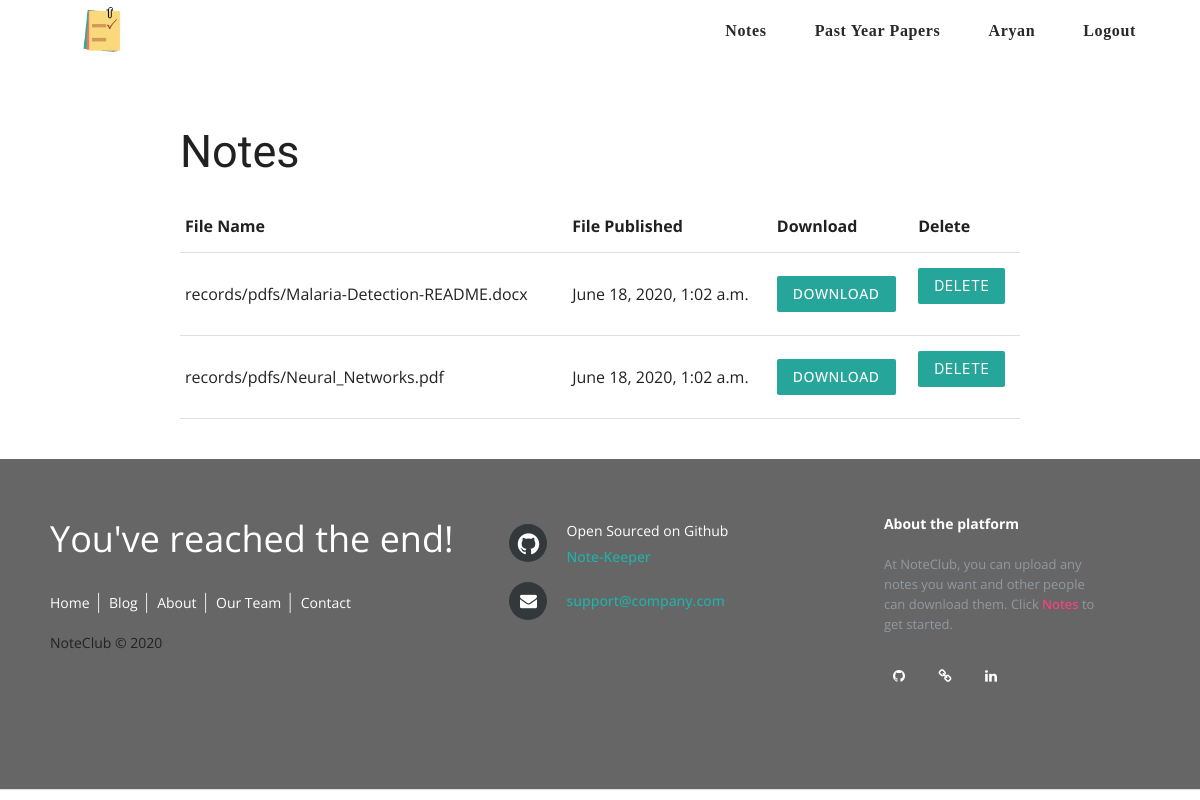
Screenshot of /notes/bt1-maths/notes-list/ (signed in) with the database file from the repository.
### main/models.py (models this page shows)
class Notes(models.Model):
	file_published = models.DateTimeField("date published", default = datetime.now())
	file_pdf = models.FileField(upload_to = '')
	sub_slug = models.CharField(max_length = 120)

### main/views.py (the view)
# urls.py: path('notes/<slug:slug>/notes-list/', views.notes_list, name = "notes_list"),
def notes_list(request, slug):
	slugs = {}
	slugs['slug'] = slug
	return render(request = request,
				  template_name = "main/notes_list.html",
				  context = {"notes": Notes.objects.all, "slugs": slugs})

### main/templates/main/notes_list.html (shortened to what this page needs)
{% extends 'main/header.html' %}
    {% block content %}
        <div class = "container">
            <h2>Notes</h2>
        </div>
        <div class = "container">
            <table class = "table">
                <thead>
                    <tr>
                        <th>File Name</th>
                        <th>File Published</th>
                        <th>Download</th>
                        <th>Delete</th>
                    </tr>
                </thead>
                <tbody>
                    {% for note in notes %}
                        {% if note.sub_slug == slugs.slug %}
                            <tr>
                                <td>{{ note.file_pdf.name }}</td>
                                <td>{{ note.file_published }}</td>
                                <td>
                                    <a href = "{{ note.file_pdf.url }}" class = "btn" target = "_blank">Download</a>
                                </td>
                                <td>
                                    <form method="post" action = "{% url 'main:delete_notes' slugs.slug note.pk %}">
                                        <button type = "submit" class = "btn">Delete</button>
                                    </form>
                                </td>
                            </tr>
                        {% endif %}
                    {% endfor %}
                </tbody>
            </table>
        </div>
    {% endblock %}

### main/templates/main/includes/navbar.html (shortened to what this page needs)
{% load static %}
        <header class="mdl-layout__header--transparent">
            <div class="mdl-layout__header-row">
                <span class="mdl-layout-title">
                    <a href = "/"><img class = "logo-actual" src = "{% static 'images/logo.png' %}"></a>
                </span>
                <nav class="mdl-navigation mdl-layout--large-screen-only">
                    <a class="mdl-navigation__link" href="/notes"><h6>Notes</h6></a>
                    <a class="mdl-navigation__link" href="/past-year-papers"><h6>Past Year Papers</h6></a>
                    {% if user.is_authenticated %}
                        <a class="mdl-navigation__link"><h6>{{user.username|title}}</h6></a>
                        <a class="mdl-navigation__link" href="/logout"><h6>Logout</h6></a>
                    {% else %}
                        <a class="mdl-navigation__link" href="/register"><h6>Register</h6></a>
                        <a class="mdl-navigation__link" href="/login"><h6>Sign in</h6></a>
                    {% endif %}
                </nav>
            </div>
        </header>

### main/static/main/css/random-styling.css (style rules this page uses)
.logo-actual { padding-bottom: 20px; width: 45px; }
.mdl-layout .mdl-layout__header--transparent { background-color: white; }
h6 { color: #0C090A; font-family: Gadget; font-weight: 550; padding-bottom: 10px; }

### main/static/main/css/footer.css (style rules this page uses)
* { font-family: Open Sans; }

### main/templates/main/header.html (style rules this page uses)
.mdl-layout .mdl-layout__header--transparent { background-color: white; }
h6 { padding-bottom: 10px; }
.logo-actual { padding-bottom: 5px; width: 45px; }

### rows the page displays
Notes: file_pdf.name "records/pdfs/Malaria-Detection-README.docx", file_published "June 18, 2020, 1:02 a.m."
Notes: file_pdf.name "records/pdfs/Neural_Networks.pdf", file_published "June 18, 2020, 1:02 a.m."

### other values shown
{{ user.username|title }} "Aryan"
